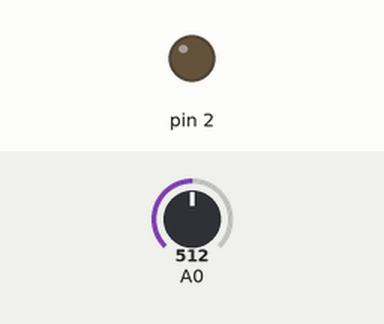
Recording of a sketch running on a simulated Arduino Uno, built with avr-gcc and run on an emulated ATmega328P. On the bench: output pins drawn as LEDs (lit = HIGH). Inputs (shaded band) come from the test bench; at power-on: A0 = 512.

Above: at 1.2 s.
1.3 s: A0 set to 523
At 2.0 s:
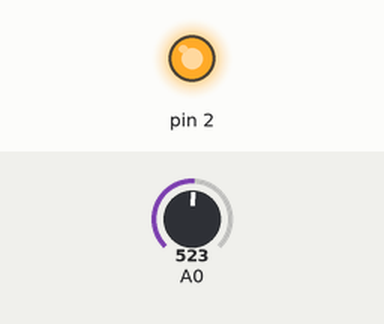
2.8 s: A0 set to 511
At 3.2 s:
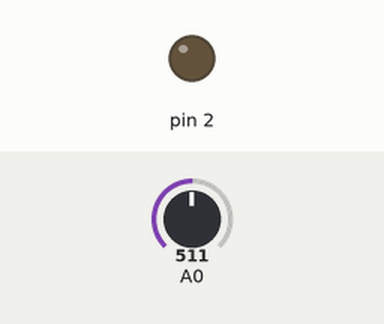
4.3 s: A0 set to 716
At 5.5 s:
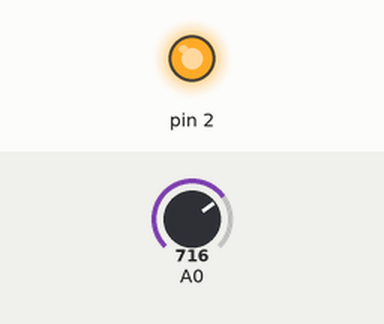
Timing chart, 0 to 7.3 s (numbered marks = the images above; inputs shaded):
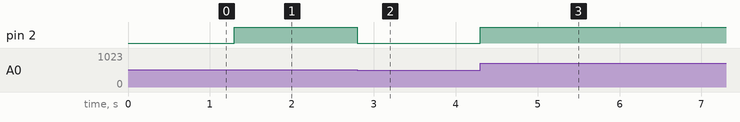

The sketch:

sketch_oct19a.ino
```cpp
int temp=0;
void setup() {

}

void loop() {
temp=analogRead(A0);
temp=temp*(255.0/1023.0);
analogWrite(2,temp);
}
```

Measured:
- the behaviour switches between 513 and 514 on A0 (found by bisection; images 0 and 1)
- after the input at 1.3 s, pin 2: LOW → HIGH at once
- after the input at 2.8 s, pin 2: HIGH → LOW at once
- after the input at 4.3 s, pin 2: LOW → HIGH at once
